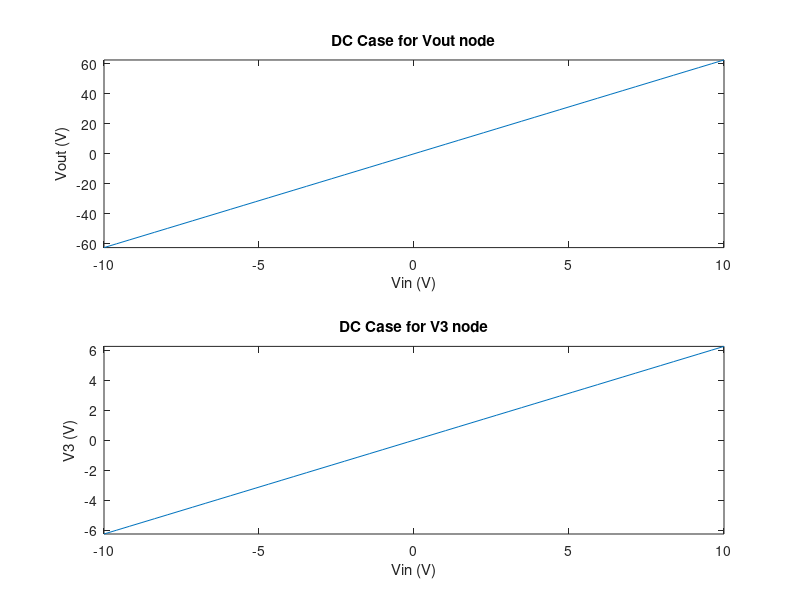
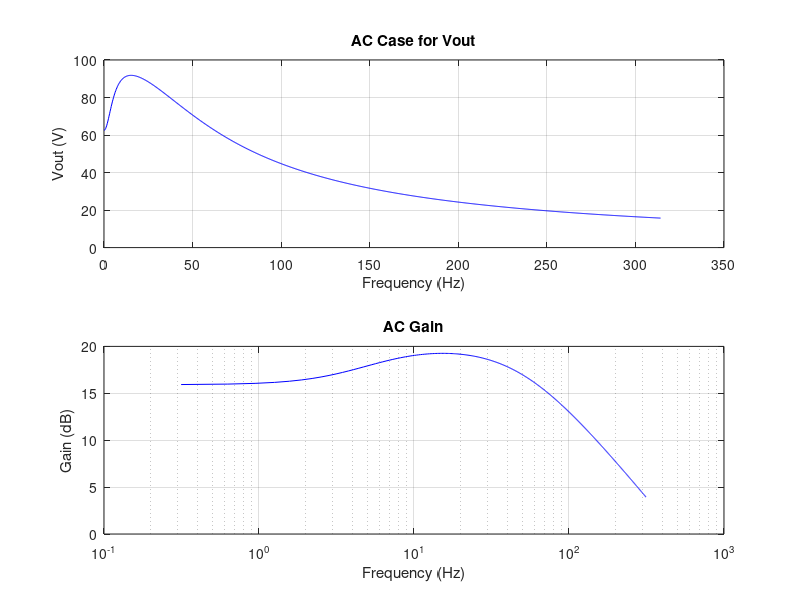

Write MATLAB code to recreate these figures, in order. (Note: this script raises an error after producing the figures.)
clc
clear close
set(0, 'DefaultFigureWindowStyle', 'docked')

R1 = 1;
cap = 0.25;
R2 = 2;
L = 0.2;
R3 = 10;
alpha = 100;
R4 = 0.1;
R0 = 1000;

% 8 nodes -  5 from diagram, 1 From independent voltage source, 
% 1 from inductor, 1 from VCVS

G = [1/R1 -1/R1 0 0 0 1 0 0 ; 
    -1/R1 (1/R1+1/R2) 0 0 0 0 1 0; 
    0 0 1/R3 0 0 0 -1 0;
    0 0 0 1/R4 -1/R4 0 0 1;
    0 0 0 -1/R4 (1/R4+1/R0) 0 0 0;
    1 0 0 0 0 0 0 0;
    0 1 -1 0 0 0 0 0;
    0 0 (-alpha/R3) 1 0 0 0 0
    ];

C = [cap -cap 0 0 0 0 0 0;
    -cap cap 0 0 0 0 0 0;
    0 0 0 0 0 0 0 0;
    0 0 0 0 0 0 0 0;
    0 0 0 0 0 0 0 0;
    0 0 0 0 0 0 0 0;
    0 0 0 0 0 0 -L 0;
    0 0 0 0 0 0 0 0];

F = zeros(8,1);

% F = [0 0 0 0 0 Vin 0 0 ]

%%%%%%%%%%%%%%%%%%%%%%
% 2A DC Sweep

vin = linspace(-10,10,50);
vout = zeros(50,1);
v3 = zeros(50,1);
for i = 1:length(vin)
    F(6) = vin(i);
    V = G\F;
    v3(i) = V(3);
    vout(i) = V(5);
end


figure(1);
subplot(2,1,1);
plot(vin,vout)
xlabel('Vin (V)')
ylabel('Vout (V)')
title('DC Case for Vout node')
xlim([-10,10])
ylim([min(vout),max(vout)])

subplot(2,1,2)
plot(vin,v3)
xlabel('Vin (V)')
ylabel('V3 (V)')
title('DC Case for V3 node')
xlim([-10,10])
ylim([min(v3),max(v3)])


%%%%%%%%%%%%%%%%%%%%%%
% 2C AC Case

w = 2*pi* linspace(0,50,1000);
vout = zeros(1000,1);
gain = zeros(1000,1);

for n = 1:1000
    s = 1i*w(n);
    A = G + (s.*C) ;
    V = A\F;
    vout(n) = abs(V(5)); 
    gain(n) = 20*log10(abs(vout(n))/abs(V(1)));
end

figure(2);
subplot(2,1,1)
plot(w,vout,'b')
xlabel('Frequency (Hz)')
ylabel('Vout (V)')
title('AC Case for Vout')
grid on;

subplot(2,1,2)
plot(w,gain,'b')
xlabel('Frequency (Hz)')
ylabel('Gain (dB)')
title('AC Gain')
set(gca,'XScale','log');
grid on; 

%%%%%%%%%%%%%%%%%%%%%%%%
% 2D Gain as random Pertubations of C

figure(3);
vout = zeros(1000,1);
gain = zeros(1000,1);

for n=1:1000
    
    p = 0.05*randn();
    C(1, 1)= cap*p;
    C(2, 2)= cap*p;
    C(1, 2)= -cap*p;
    C(2, 1)= -cap*p;
    
    s = 2*pi;
    A = G + (s.*C) ;
    V = A\F;
    vout(n) = abs(V(5)); 
    gain(n) = 20*log10(abs(vout(n))/abs(V(1)));
end

histogram(gain,100);
title('Gain with random C');
xlabel('Gain (dB)');
ylabel('');




